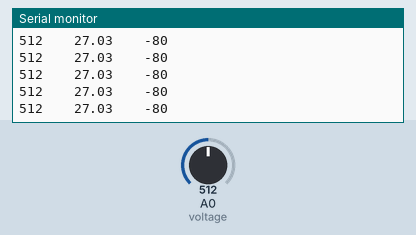
Simulated run of this sketch. Board: Arduino Uno, built with avr-gcc and run on an emulated ATmega328P. On the bench: the last lines printed to the serial monitor. The test bench sets the inputs (shaded band); at power-on: A0 (voltage) = 512.

Above: at 1.2 s.
1.3 s: A0 (voltage) set to 763
At 2.1 s:
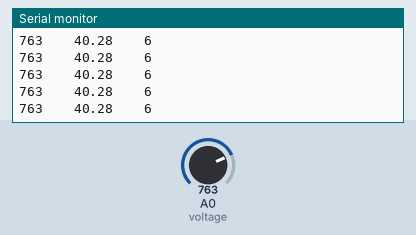
2.8 s: A0 (voltage) set to 790
At 3.5 s:
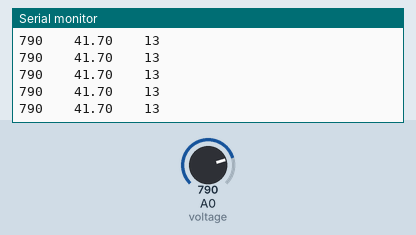
Timing chart, 0 to 5.8 s (numbered marks = the images above; inputs shaded):
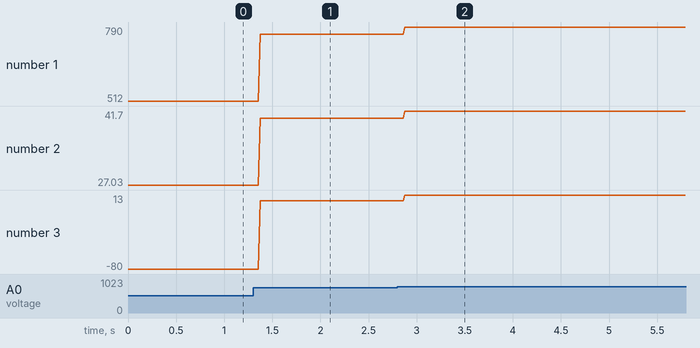

Measured:
- after the input at 1.3 s, the serial monitor: prints a new line after 0.08 s (image 1)
- after the input at 2.8 s, the serial monitor: prints a new line after 0.08 s (image 2)
- plotted number 1: 512 → 763 after the input at 1.3 s, 763 → 790 after the input at 2.8 s
- plotted number 2: 27.03 → 40.28 after the input at 1.3 s, 40.28 → 41.7 after the input at 2.8 s
- plotted number 3: -80 → 6 after the input at 1.3 s, 6 → 13 after the input at 2.8 s

The sketch:

multimeter.ino
```cpp
int voltage=A0;
void setup() {
  // put your setup code here, to run once:
  Serial.begin(9600);
  pinMode(voltage,INPUT);

}

void loop() {
  // put your main code here, to run repeatedly:
   int value=analogRead(voltage);
   float curr_voltage=(value/float(1023))*54;

 Serial.print(value);
  Serial.print("    ");
  int charge_per=map(curr_voltage, 39, 54, 0, 100);
   Serial.print(curr_voltage);
   Serial.print("    ");
   Serial.println(charge_per);
}
```
